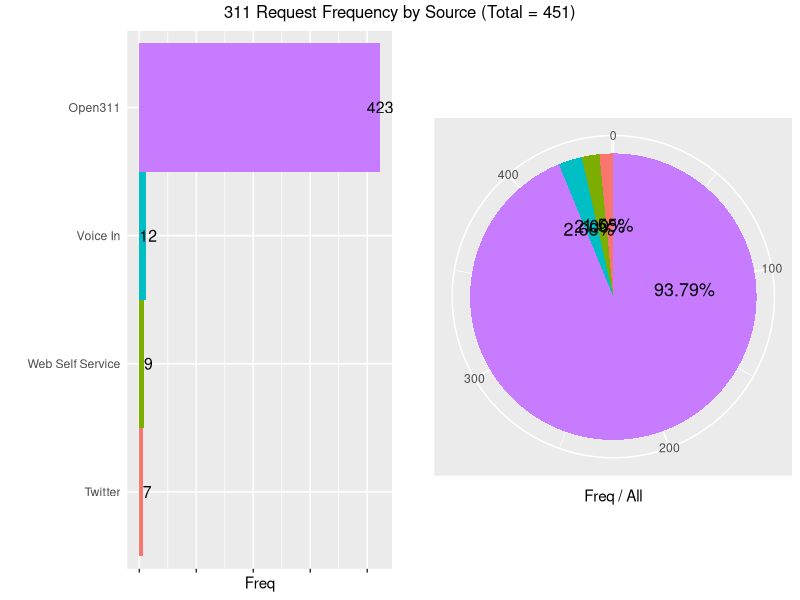
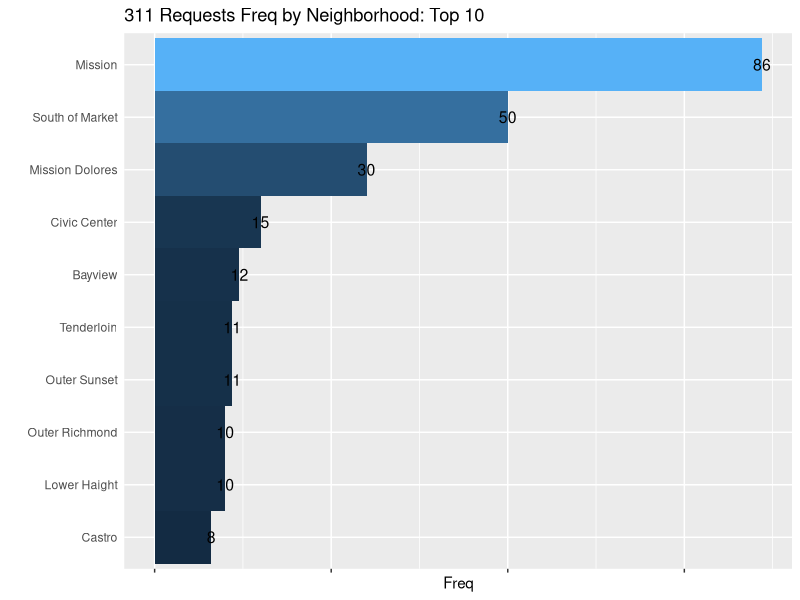

Source code (R) for these figures, in order: (Note: this script raises an error after producing the figures.)
library(ggplot2)
library(grid)
library(gridExtra)
library(scales)
library(dplyr)

## Load data and do some cleaning.
cases_sample <- na.omit(read.csv("data/cases_sample.csv"))
levels(cases_sample$Neighborhood)[levels(cases_sample$Neighborhood)==""] <- "NOT DEFINED"

## Convert Opened and Closed days + times to usable format.
cases_sample$Opened <- as.POSIXct(strptime(cases_sample$Opened, format = "%m/%d/%Y %I:%M:%S %p"), tz = "America/Los_Angeles")
cases_sample$Closed <- as.POSIXct(strptime(cases_sample$Closed, format = "%m/%d/%Y %I:%M:%S %p"), tz = "America/Los_Angeles")

## Create 'Resolve time' from difference between Open and Close times.
cases_sample$Resolve.Time <- round(difftime(cases_sample$Closed, cases_sample$Opened, units = "hours"), 2)
cases_sample$Resolve.Time <- as.numeric(cases_sample$Resolve.Time)
is.na(cases_sample$Resolve.Time) <- 0

## Preview data
print(head(cases_sample))


##### Some quickie plots: 311 request sources #####

## Begin w/Freq. table
sources311 <- data.frame(table(cases_sample$Source))
sources311 <- sources311[order(-sources311$Freq),]
sources311$Var1 <- reorder(sources311$Var1, sources311$Freq)

## Flipped bar chart.
sourcebar <- ggplot(sources311, aes(x = Var1, y = Freq, fill = Var1))
sourcebar <- sourcebar + geom_bar(width = 1, stat = "identity") + xlab("")
sourcebar <- sourcebar + theme(legend.position = "none", axis.text.x = element_blank(), axis.ticks.y = element_blank())
sourcebar <- sourcebar + coord_flip() + geom_text(label=format(sources311$Freq, digits=2), size = 4)

## Pie chart. Requires new DF, just to trick GGplot to put labels in the right places.
sources311b <- sources311
sources311b$pct <- sources311$Freq/sum(sources311$Freq)
sources311b$pos <- cumsum(sources311b$Freq) - 0.75*sources311b$Freq
sourcepie <- ggplot(sources311b, aes(x = "", y = Freq, fill = Var1))
sourcepie <- sourcepie + geom_bar(width = 1, stat = "identity")
sourcepie <- sourcepie + ylab("Freq / All") + xlab("") + coord_polar("y") 
sourcepie <- sourcepie + theme(legend.position="none", axis.ticks.x = element_blank(), axis.ticks.y = element_blank())
sourcepie <- sourcepie + geom_text(aes(label = percent(pct), y = pos, size = 4))

print(grid.arrange(sourcebar, sourcepie, ncol = 2, top = paste0("311 Request Frequency by Source ", "(Total = ", nrow(cases_sample),")")))

###### Neighborhood demand breakdown ######

## Begin w/freq table of neighborhoods.
neigh311 <- data.frame(table(cases_sample$Neighborhood))
neigh311 <- neigh311[order(-neigh311$Freq),]
neigh311$Var1 <- reorder(neigh311$Var1, neigh311$Freq)

## Flipped bar chart.
neighbar <- ggplot(neigh311[1:10,], aes(x = Var1, y = Freq, fill = Freq))
neighbar <- neighbar + geom_bar(width = 1, stat = "identity") + xlab("")
neighbar <- neighbar + theme(legend.position = "none", axis.text.x = element_blank(), axis.ticks.y = element_blank())
neighbar <- neighbar + coord_flip() + geom_text(aes(label=Freq, digits=2), size = 4)
neighbar <- neighbar + ggtitle("311 Requests Freq by Neighborhood: Top 10")

print(neighbar)

## Neighborhood demand by type.
## Use only the top 5.
neightype <- cases_sample[cases_sample$Neighborhood %in% neigh311$Var1[1:5],]
reqst <- data.frame(table(neightype$Request.Type))
reqst <- reqst[order(-reqst$Freq),]
neightype <- neightype[neightype$Request.Type %in% reqst$Var1[1:10],]

## Panel bar chart.
typebar <- ggplot(neightype, aes(Request.Type, fill = Request.Type)) + facet_wrap(~Neighborhood)
typebar <- typebar + geom_bar(stat = "bin", position = "stack") + xlab("") + ylab("")
typebar <- typebar + ggtitle("Request Types Per Top 5 Neighborhood")
typebar <- typebar + theme(axis.text.x = element_blank())

print(typebar)

## Total demand by type.
## Use only the top 5.
req311 <- data.frame(table(cases_sample$Request.Type))
req311 <- req311[order(-req311$Freq),]
req311$Var1 <- reorder(req311$Var1, req311$Freq)

## Flipped bar chart.
req311bar <- ggplot(req311[1:10,], aes(x = Var1, y = Freq, fill = Freq))
req311bar <- req311bar + geom_bar(stat = "identity") + ggtitle("Request Types by Overall Demand")
req311bar <- req311bar + coord_flip() + theme(legend.position = "none")

print(req311bar)

######### Response Times Exploration: Very Rough ##########

## First, let's summarize sheer neighborhood by mean resolution time.
meanres_neigh <- summarise(group_by(cases_sample, Neighborhood), round(mean(Resolve.Time),2))
colnames(meanres_neigh)[2] <- c("Mean.Resolve")

## Let's also summarize sheer request type by mean resolution time.
meanres_req <- summarise(group_by(cases_sample, Request.Type), round(mean(Resolve.Time),2))
colnames(meanres_req)[2] <- c("Mean.Resolve")

## Finally, let's summarize by means per request type in each neighborhoood.
meanres_nereq <- summarise(group_by(cases_sample, Neighborhood, Request.Type), round(mean(Resolve.Time),2))
colnames(meanres_nereq)[3] <- c("Mean.Resolve")

#### Now, let's compare mean response times, per neighborhood, across all request types...

## Neighborhoods w/shortest resolution times.
meanres_neigh <- meanres_neigh[order(meanres_neigh$Mean.Resolve),]
print(meanres_neigh[1:10,])

## Neighborhoods w/longest resolution times.
meanres_neigh <- meanres_neigh[order(-meanres_neigh$Mean.Resolve),]
print(meanres_neigh[1:10,])

#### Now, let's compare mean response times, per sheer request type...

## Req types w/longest mean resolution times.
meanres_req <- meanres_req[order(meanres_req$Mean.Resolve),]
print(meanres_req[1:10,])

## Req types w/longest mean resolution times.
meanres_req <- meanres_req[order(-meanres_req$Mean.Resolve),]
print(meanres_req[1:10,])

#### Let's compare mean response times, per neighborhood + request type...

## Beginning w/street cleaning.
meanres_street <- meanres_nereq[meanres_nereq$Request.Type == "Street_Cleaning",]
meanres_street <- meanres_street[order(-meanres_street$Mean.Resolve),]
print(meanres_street[1:10,])

## Let's do the same for sidewalk cleaning.
meanres_side <- meanres_nereq[meanres_nereq$Request.Type == "Sidewalk_Cleaning",]
meanres_side <- meanres_side[order(-meanres_side$Mean.Resolve),]
print(meanres_side[1:10,])

## Some pretty panel plotting by req. type per top 5 most requesting neighborhoods.
top5neigh <- neigh311$Var1[1:5]
top5reqs <- req311$Var1[1:5]
meanres_req_p <- meanres_nereq[(meanres_nereq$Neighborhood %in% top5neigh)
                               & (meanres_nereq$Request.Type %in% top5reqs),]
# meanres_req_p$Mean.Resolve <- as.numeric(meanres_req_p$Mean.Resolve)
# is.na(meanres_req_p$Mean.Resolve) <- 0
meanres_plot <- ggplot(meanres_req_p, aes(x=Request.Type, y=as.numeric(Mean.Resolve)))
meanres_plot <- meanres_plot + geom_bar(stat = "identity") + facet_wrap(~Request.Type)
print(meanres_plot)
